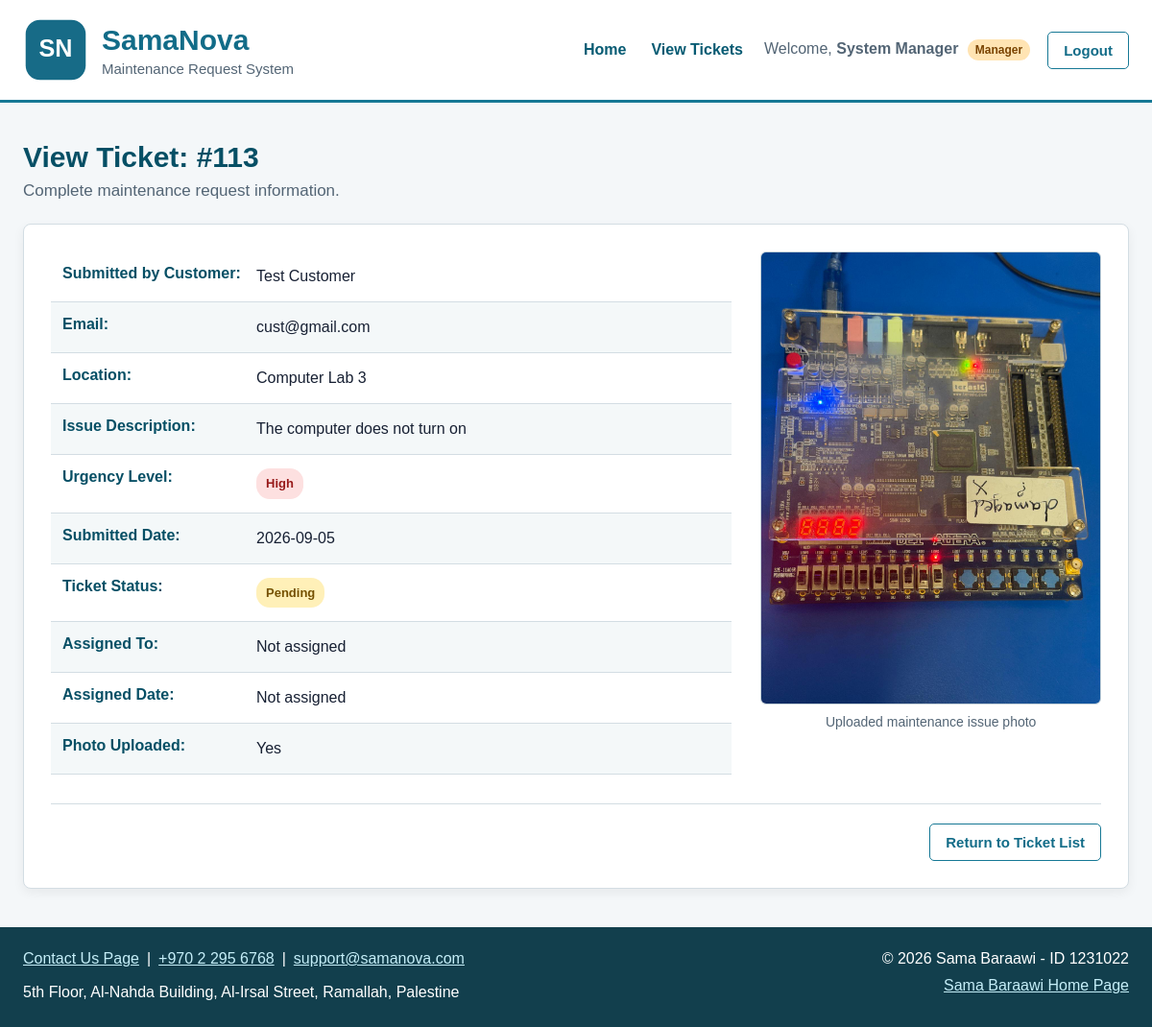
/view.php?id=113 (signed in), run on the app's committed database.
### tables this page shows
CREATE TABLE `tickets` (
  `ticket_id` int NOT NULL AUTO_INCREMENT,
  `customer_id` int NOT NULL,
  `contact_email` varchar(150) NOT NULL,
  `location` varchar(150) NOT NULL,
  `description` text NOT NULL,
  `submitted_date` date NOT NULL,
  `status` enum('Pending','Assigned','Completed') NOT NULL DEFAULT 'Pending',
  `emergency_level` enum('Low','Medium','High') NOT NULL,
  `assigned_date` date DEFAULT NULL,
  `assigned_staff_id` int DEFAULT NULL,
  `image_name` varchar(255) DEFAULT NULL,
  PRIMARY KEY (`ticket_id`),
  KEY `fk_ticket_customer` (`customer_id`),
  KEY `fk_ticket_staff` (`assigned_staff_id`),
  CONSTRAINT `fk_ticket_customer` FOREIGN KEY (`customer_id`) REFERENCES `users` (`id`),
  CONSTRAINT `fk_ticket_staff` FOREIGN KEY (`assigned_staff_id`) REFERENCES `users` (`id`)
);

CREATE TABLE `users` (
  `id` int NOT NULL,
  `name` varchar(100) NOT NULL,
  `email` varchar(150) NOT NULL,
  `password` varchar(255) NOT NULL,
  `user_type` enum('manager','customer','staff') NOT NULL,
  PRIMARY KEY (`id`),
  UNIQUE KEY `email` (`email`)
);

### Ticket.php (the view, shortened to what this page needs)
<?php
class Ticket
{
    private $ticketId;
    private $customerName;
    private $contactEmail;
    private $location;
    private $description;
    private $submittedDate;
    private $status;
    private $emergencyLevel;
    private $assignedDate;
    private $assignedStaff;
    private $imageName;
    public function __construct(
        $ticketId,
        $customerName,
        $contactEmail,
        $location,
        $description,
        $submittedDate,
        $status,
        $emergencyLevel,
        $assignedDate,
        $assignedStaff,
        $imageName
    ) {
        $this->ticketId = $ticketId;
        $this->customerName = $customerName;
        $this->contactEmail = $contactEmail;
        $this->location = $location;
        $this->description = $description;
        $this->submittedDate = $submittedDate;
        $this->status = $status;
        $this->emergencyLevel = $emergencyLevel;
        $this->assignedDate = $assignedDate;
        $this->assignedStaff = $assignedStaff;
        $this->imageName = $imageName;
    }
    private function escapeValue($value)
    {
        return htmlspecialchars(
            $value ?? '',
            ENT_QUOTES,
            'UTF-8'
        );
    }
    ?>
    <?php
    public function displayTicketPage()
{
    $hasImage =
        $this->imageName !== null &&
        $this->imageName !== '';
    $statusClass =
        'status-' . strtolower($this->status);
    $emergencyClass =
        'emergency-' . strtolower($this->emergencyLevel);
    ?>
    <main class="ticket-view-page">
        <header class="page-heading">
            <h2>
                View Ticket:
                #<?= $this->escapeValue($this->ticketId) ?>
            </h2>
            <p>
                Complete maintenance request information.
            </p>
        </header>
        <article class="ticket-card">
            <section class="ticket-details">
                <ul class="ticket-details-list">
                    <li class="detail-item">
                        <strong>Submitted by Customer:</strong>
                        <span>
                            <?= $this->escapeValue(
                                $this->customerName
                            ) ?>
                        </span>
                    </li>
                    <li class="detail-item">
                        <strong>Email:</strong>
                        <span>
                            <?= $this->escapeValue(
                                $this->contactEmail
                            ) ?>
                        </span>
                    </li>
                    <li class="detail-item">
                        <strong>Location:</strong>
                        <span>
                            <?= $this->escapeValue(
                                $this->location
                            ) ?>
                        </span>
                    </li>
                    <li class="detail-item">
                        <strong>Issue Description:</strong>
                        <span>
                            <?= $this->escapeValue(
                                $this->description
                            ) ?>
                        </span>
                    </li>
                    <li class="detail-item">
                        <strong>Urgency Level:</strong>
                        <span class="emergency-label
                                     <?= $this->escapeValue(
                                         $emergencyClass
                                     ) ?>">
                            <?= $this->escapeValue(
                                $this->emergencyLevel
                            ) ?>
                        </span>
                    </li>
                    <li class="detail-item">
                        <strong>Submitted Date:</strong>
                        <span>
                            <?= $this->escapeValue(
                                $this->submittedDate
                            ) ?>
                        </span>
                    </li>
                    <li class="detail-item">
                        <strong>Ticket Status:</strong>
                        <span class="status-label
                                     <?= $this->escapeValue(
                                         $statusClass
                                     ) ?>">
                            <?= $this->escapeValue(
                                $this->status
                            ) ?>
                        </span>
                    </li>
                    <li class="detail-item">
                        <strong>Assigned To:</strong>
                        <span>
                            <?= $this->assignedStaff
                                ? $this->escapeValue(
                                    $this->assignedStaff
                                )
                                : 'Not assigned' ?>
                        </span>
                    </li>
                    <li class="detail-item">
                        <strong>Assigned Date:</strong>
                        <span>
                            <?= $this->assignedDate
                                ? $this->escapeValue(
                                    $this->assignedDate
                                )
                                : 'Not assigned' ?>
                        </span>
                    </li>
                    <li class="detail-item">
                        <strong>Photo Uploaded:</strong>
                        <span>
                            <?= $hasImage ? 'Yes' : 'No' ?>
                        </span>
                    </li>
                </ul>
            </section>
            <section class="ticket-photo-section">
                <?php if ($hasImage): ?>
                    <figure class="ticket-figure">
                        <img class="ticket-photo"
                             src="images/<?= rawurlencode(
                                 basename($this->imageName)
                             ) ?>"
                             alt="Photo for ticket <?= $this->escapeValue(
                                 $this->ticketId
                             ) ?>">
                        <figcaption>
                            Uploaded maintenance issue photo
                        </figcaption>
                    </figure>
                <?php else: ?>
                    <p class="no-photo-message">
                        No photo was uploaded for this ticket.
                    </p>
                <?php endif; ?>
            </section>
            <div class="ticket-card-actions">
                <a class="btn reset-button"
                   href="ticketsys.php">
                    Return to Ticket List
                </a>
            </div>
        </article>
    </main>
    <?php
    return ob_get_clean();
}
}
?>

### style.css (style rules this page uses)
* { box-sizing: border-box; }
html, body { margin: 0; padding: 0; min-height: 100%; }
body { min-height: 100vh; display: flex; flex-direction: column; font-family: Arial, sans-serif; color: #172033; background-color: #f4f7f9; }
main { width: 100%; max-width: 1200px; margin: 0 auto; padding: 40px 24px; flex: 1; }
a { color: #096b87; }
.btn { display: inline-block; padding: 10px 16px; border: 1px solid #167895; border-radius: 5px; background-color: #167895; color: #ffffff; font-size: 15px; font-weight: bold; text-align: center; text-decoration: none; cursor: pointer; }
.page-heading h2 { margin-top: 0; margin-bottom: 8px; color: #064f65; font-size: 30px; }
.page-heading p { margin: 0; color: #536575; font-size: 17px; }
.reset-button { background-color: #ffffff; color: #126c88; }
.status-label, .emergency-label { display: inline-block; padding: 6px 10px; border-radius: 14px; font-size: 13px; font-weight: bold; text-align: center; white-space: nowrap; }
.status-pending { color: #755000; background-color: #fff0b8; }
.emergency-high { color: #981b1b; background-color: #fde0e0; }
.ticket-view-page { display: flex; flex-direction: column; gap: 24px; }
.ticket-card { display: grid; grid-template-columns: minmax(0, 2fr) minmax(260px, 1fr); gap: 30px; padding: 28px; background-color: #ffffff; border: 1px solid #d3dde3; border-radius: 8px; box-shadow: 0 4px 12px rgba(0, 0, 0, 0.06); }
.ticket-details-list { margin: 0; padding: 0; list-style: none; }
.detail-item { padding: 14px 12px; display: flex; align-items: flex-start; gap: 12px; border-bottom: 1px solid #d3dde3; }
.detail-item:nth-child(even) { background-color: #f4f8f9; }
.detail-item strong { min-width: 190px; color: #064f65; }
.detail-item span { line-height: 1.5; }
.ticket-photo-section { min-width: 0; display: flex; justify-content: center; align-items: flex-start; }
.ticket-figure { width: 100%; margin: 0; text-align: center; }
.ticket-photo { display: block; max-width: 100%; max-height: 480px; height: auto; margin: 0 auto; border: 1px solid #c5d1d8; border-radius: 6px; }
.ticket-figure figcaption { margin-top: 10px; color: #536575; font-size: 14px; }
.ticket-card-actions { grid-column: 1 / -1; padding-top: 20px; display: flex; justify-content: flex-end; border-top: 1px solid #d3dde3; }

### data on the page
tickets: ticket_id "113", customer.name "Test Customer", contact_email "cust@gmail.com", location "Computer Lab 3", description "The computer does not turn on", emergency_level "High", submitted_date "2026-09-05", status "Pending", image_name (picture)

### other printed values
$_SESSION['user_name'] "System Manager"
